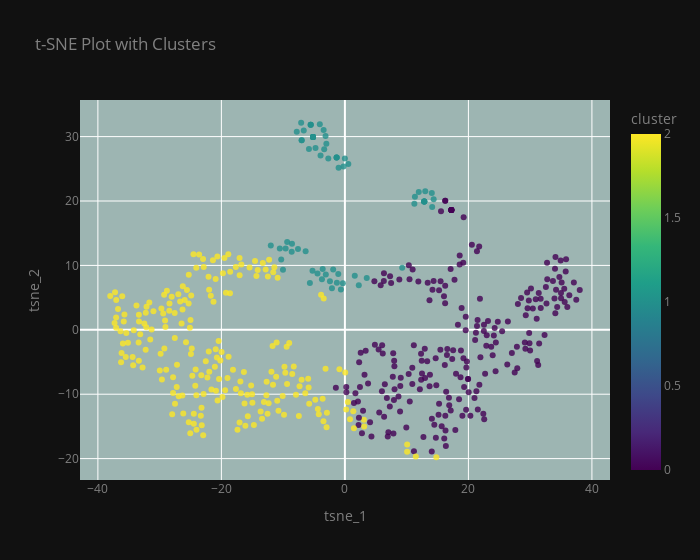

Notebook cell for this chart:
### Code cell
from sklearn.cluster import KMeans

model = TSNE(n_components=2, random_state=0)
kmeans = KMeans(n_clusters=3, random_state=0)
sample_data = tracks.drop(
    ['artists', 'album_name', 'track_name', 'track_genre'], axis=1)[:500]
cluster_labels = kmeans.fit_predict(sample_data)
tsne_data = model.fit_transform(sample_data)
tsne_df = pd.DataFrame(tsne_data, columns=['tsne_1', 'tsne_2'])
tsne_df['cluster'] = cluster_labels
fig = px.scatter(tsne_df, x='tsne_1', y='tsne_2', color='cluster',
                 color_continuous_scale='viridis', opacity=0.8, title='t-SNE Plot with Clusters')
fig.update_layout(
    plot_bgcolor = '#9DB5B2',
    paper_bgcolor = 'rgb(17,17,17)',
    font_color = 'grey',
    width = 700,
)
fig.show()

### Figure 1 — Plotly figure (JSON) as saved in the notebook; plotly's stock layout.template omitted (floating-point values rounded to 4 significant figures; data arrays with more than 128 entries replaced by an {"elided": "..."} marker saying what was removed)
{"data": [{"hovertemplate": "tsne_1=%{x}<br>tsne_2=%{y}<br>cluster=%{marker.color}<extra></extra>", "legendgroup": "", "marker": {"color": {"elided": "500 int values"}, "coloraxis": "coloraxis", "opacity": 0.8, "symbol": "circle"}, "mode": "markers", "name": "", "orientation": "v", "showlegend": false, "type": "scatter", "x": {"elided": "500 float values"}, "xaxis": "x", "y": {"elided": "500 float values"}, "yaxis": "y"}], "layout": {"coloraxis": {"colorbar": {"title": {"text": "cluster"}}, "colorscale": [[0, "#440154"], [0.1111, "#482878"], [0.2222, "#3e4989"], [0.3333, "#31688e"], [0.4444, "#26828e"], [0.5556, "#1f9e89"], [0.6667, "#35b779"], [0.7778, "#6ece58"], [0.8889, "#b5de2b"], [1, "#fde725"]]}, "font": {"color": "grey"}, "legend": {"tracegroupgap": 0}, "paper_bgcolor": "rgb(17,17,17)", "plot_bgcolor": "#9DB5B2", "title": {"text": "t-SNE Plot with Clusters"}, "width": 700, "xaxis": {"anchor": "y", "domain": [0, 1], "title": {"text": "tsne_1"}}, "yaxis": {"anchor": "x", "domain": [0, 1], "title": {"text": "tsne_2"}}}}
